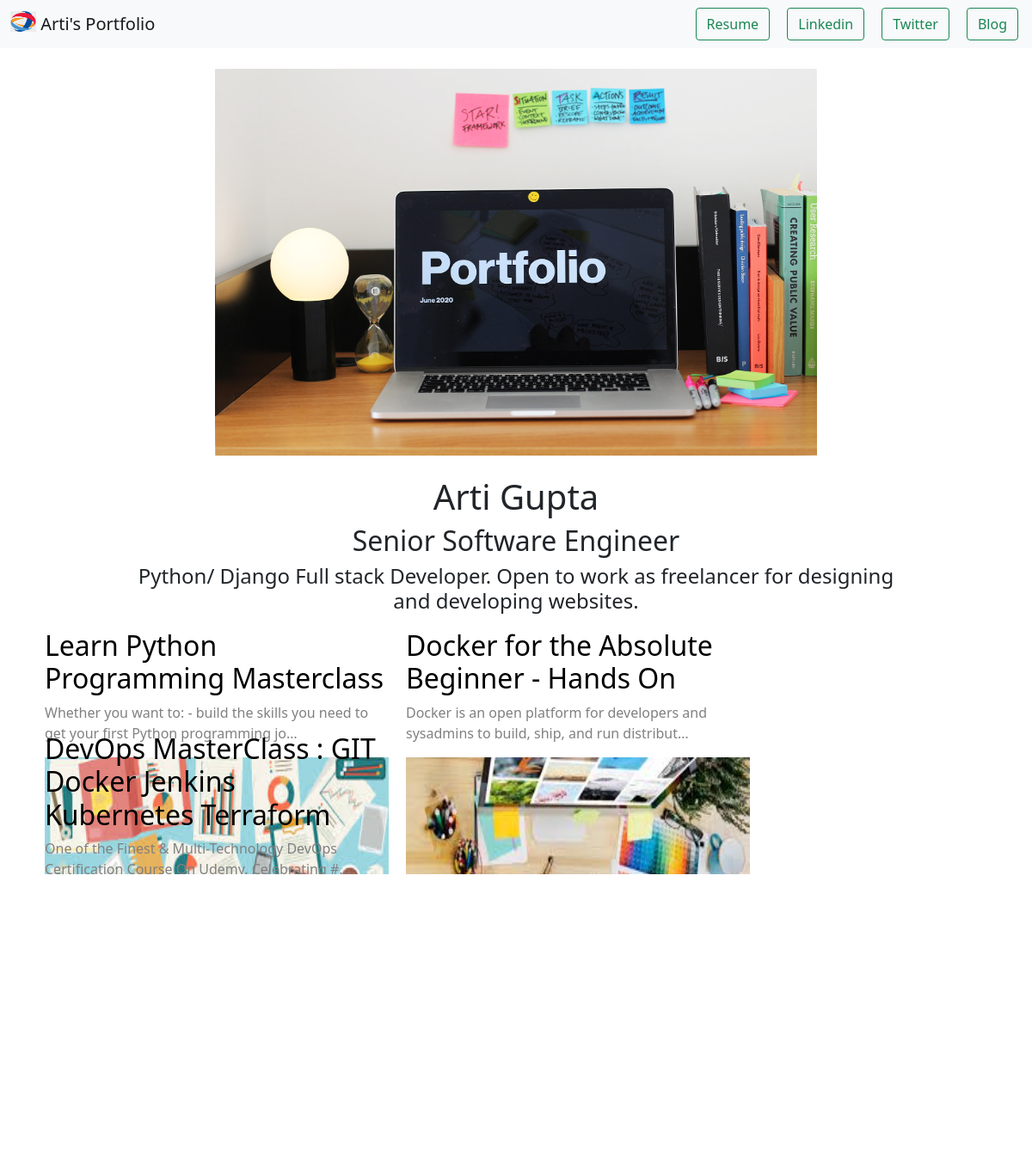
The page / on the database its author committed.
### portfolio/models.py (models this page shows)
class Project(models.Model):
    title=models.CharField(max_length=100)
    description=models.CharField(max_length=5000)
    image=models.ImageField(upload_to='portfolio/images/')
    url=models.URLField(blank=True)

### portfolio/views.py (the view)
# urls.py: 2. Add a URL to urlpatterns:  path('', views.home, name='home')
def home(request):
    projects=Project.objects.all()
    return render(request,'portfolio/home.html',{'projects':projects})

### portfolio/templates/portfolio/home.html
{% extends 'portfolio/base.html' %}
{% block content %}
{% load static %}
<br>
<center>
<img src="{%  static 'portfolio/Portfolio.jpg' %}" height="450px" width="700px">
<div style="width:900px;">
  <br>
<h1>Arti Gupta</h1>
<h2>Senior Software Engineer</h2>
<h4>Python/ Django Full stack Developer. Open to work as freelancer for designing and developing websites.</h4>
</div>
</center>
{% for project in projects %}
<div style="width: 400px;height: 100px;float:left;margin:10px;color:gray;">
  <a style="color:black;" href="{% url 'portfolio' project.id %}" ><h2> {{ project.title}}</h2></a>
<p>{{ project.description|truncatechars:90}}<p>
<a href="{{project.url}}"><img src="{{ project.image.url}}" height="300" width="400"></a>
</div>
{% endfor %}
{% endblock %}

### portfolio/templates/portfolio/base.html (style rules this page uses)
a { text-decoration:none; }

### rows shown on the page
Project: title "Learn Python Programming Masterclass", description "Whether you want to: - build the skills you need to get your first Python programming jo…", image (picture)
Project: title "Docker for the Absolute Beginner - Hands On", description "Docker is an open platform for developers and sysadmins to build, ship, and run distribut…", image (picture)
Project: title "DevOps MasterClass : GIT Docker Jenkins Kubernetes Terraform", description "One of the Finest & Multi-Technology DevOps Certification Course On Udemy. Celebrating #…", image (picture)
